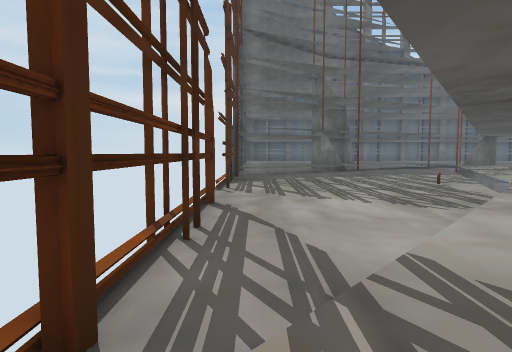
[1] (above)

24 first-person views from a walk through a scene from a Unity 3-D project. The camera is 1.3 m above the floor, tilts 4° down and sees 75° across. The floor is counted in squares, 2 m on a side. Each view is taken from the middle of a square. On the plan, view 1 faces up. The plan holds only what a view shows up to about 10 squares ahead; the rest is blank. The place goes on beyond the plan.

[2]
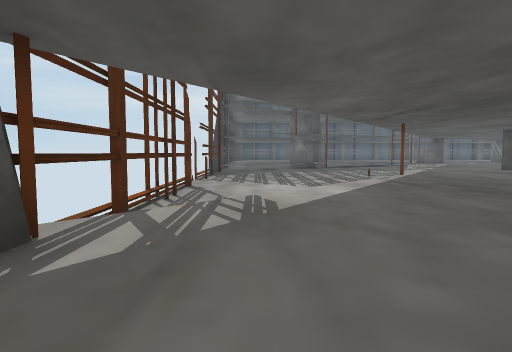

[3]
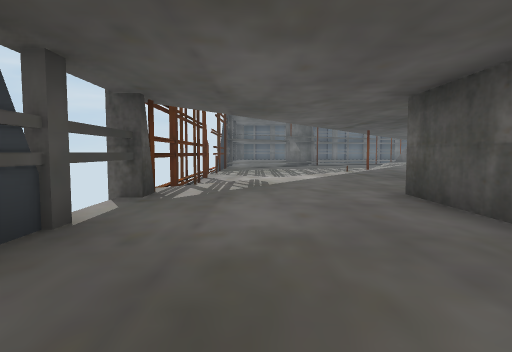

[4]
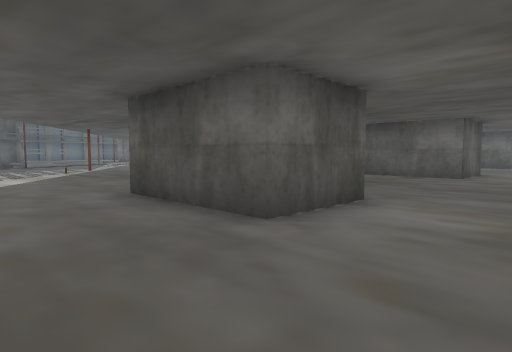

[5]
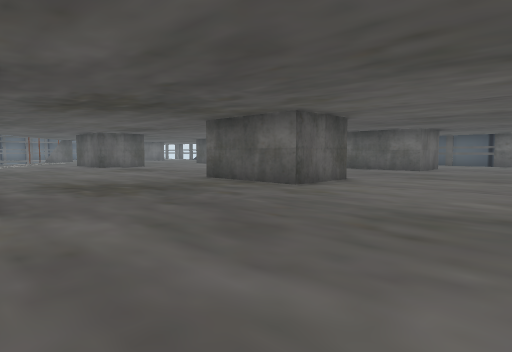

[6]
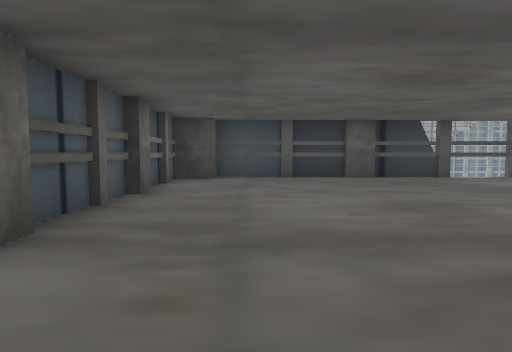

[7]
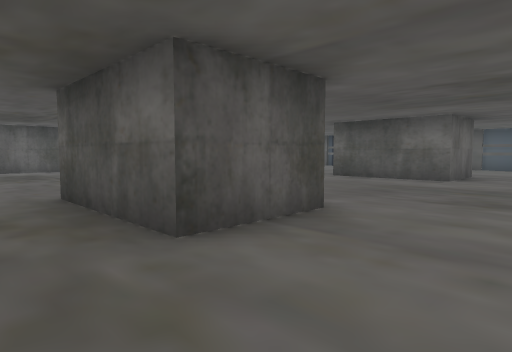

[8]
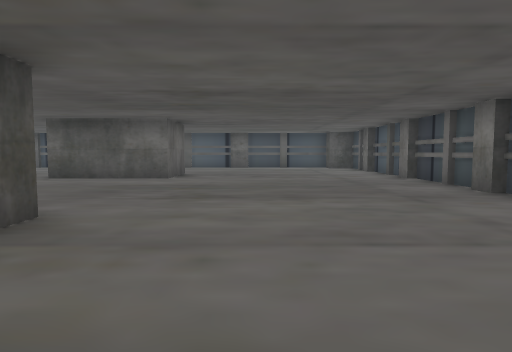

[9]
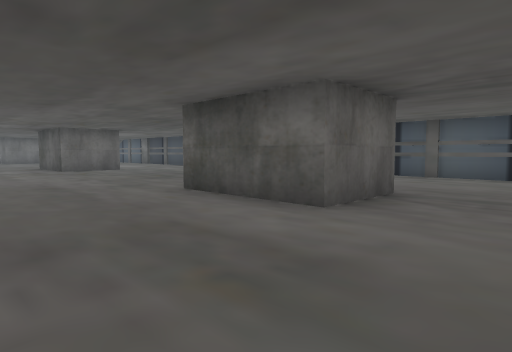

[10]
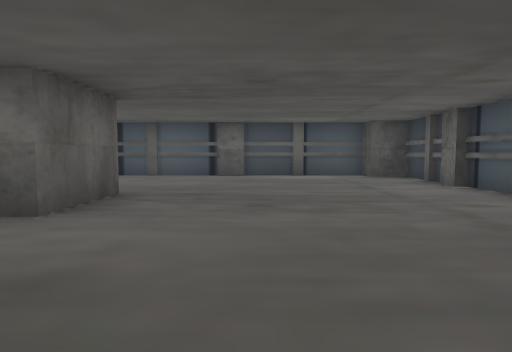

[11]
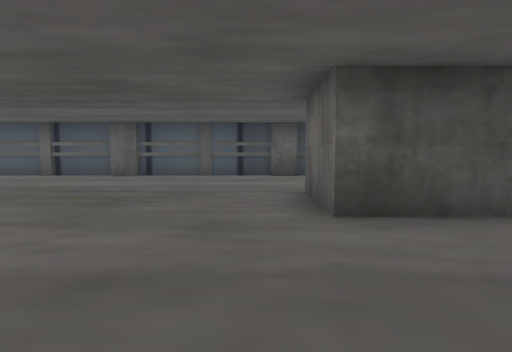

[12]
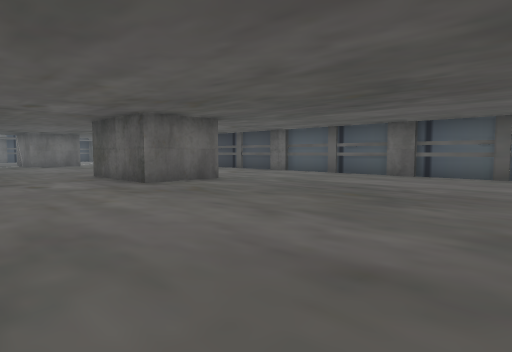

[13]
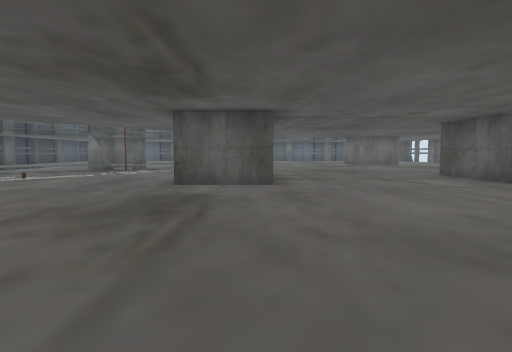

[14]
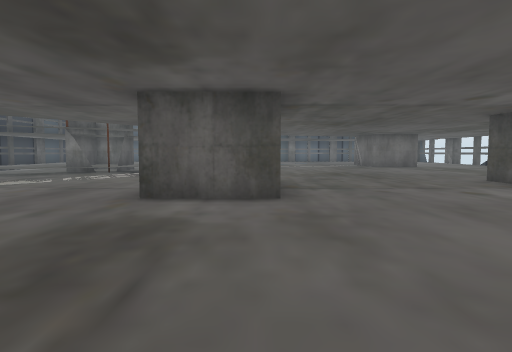

[15]
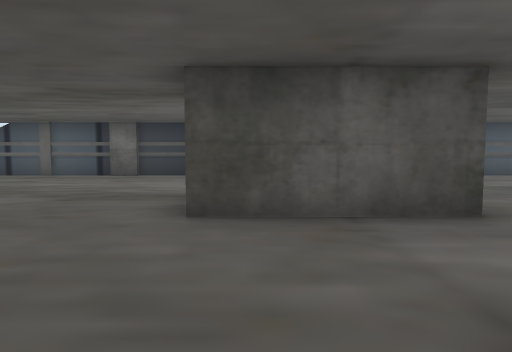

[16]
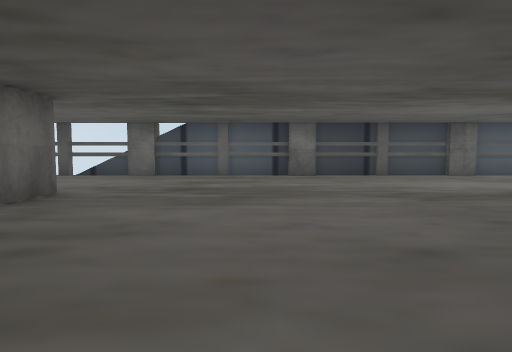

[17]
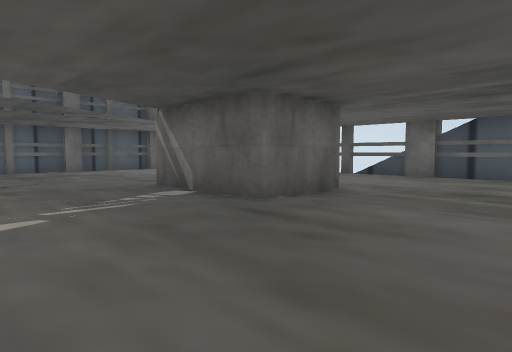

[18]
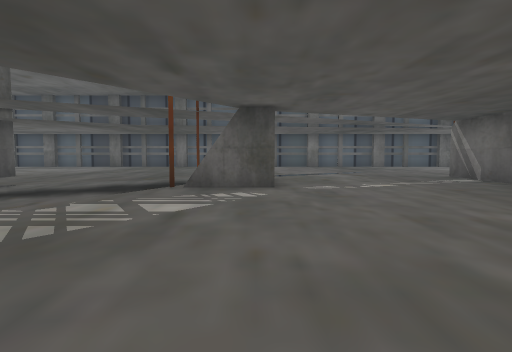

[19]
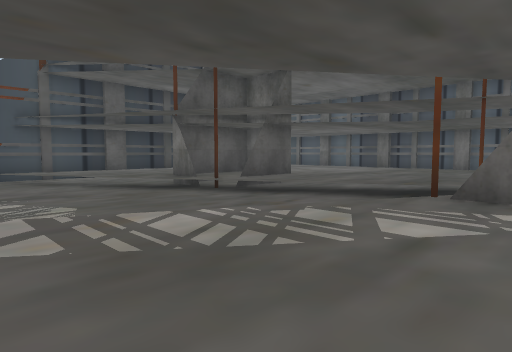

[20]
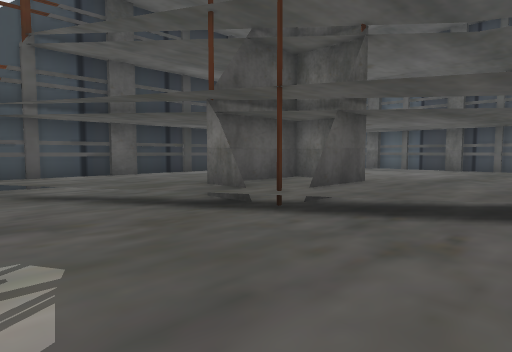

[21]
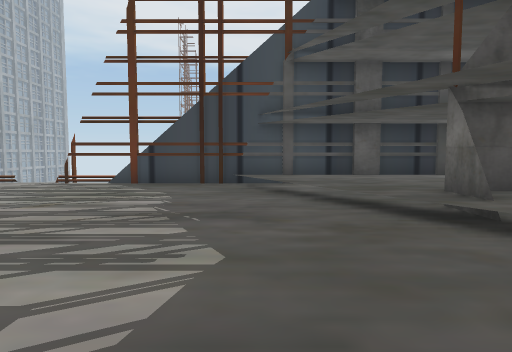

[22]
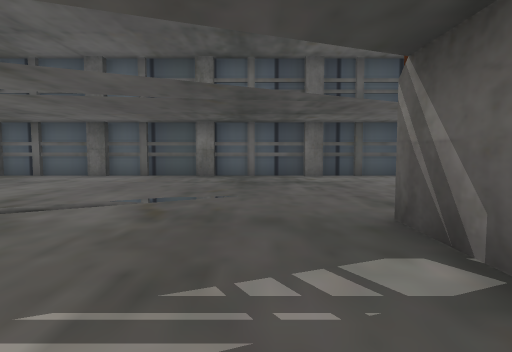

[23]
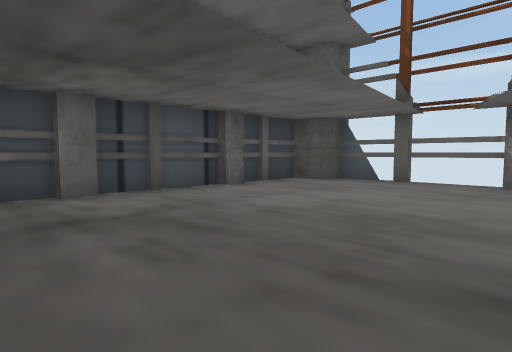

[24]
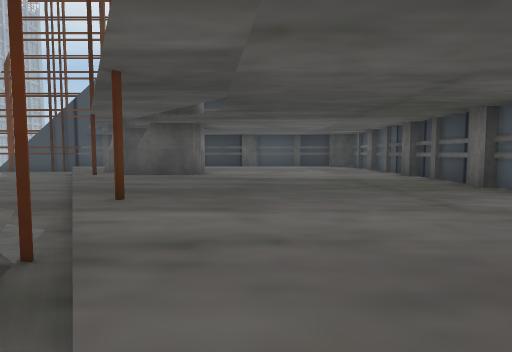

### Floor plan
Key: @ floor where view 1 was taken; # wall or solid block; x gap in a wall; . main floor; - floor 0.5 m lower than the main floor; / step, stairs or slope; v drop or lower ground.
Columns run from 1 left of view 1 to 24 right of it. Each row starts with its distance up from view 1.
 27       ###################
 26       ..................##
 25       ...................#
 24       ...................
 23       ...................
 22       ........../........x
 21       ........//......
 20 #   ###....#///....#
 19 #.. #.#...//v#.....#   ..
 18 #...#..../-- #.....##....#
 17 #...##//---v##...........#
 16 #..../-----..............#
 15 #../------v..............#
 14 #//-------...............#
 13 #--------v...............#
 12 #-------- ...............#
 11 #-------/..  ............#
 10 #-------/..   ...........#
  9 #-------....  .....# ....#
  8  ------ ....  .....#   ..#
  7  -----#.....##.....##....#
  6 #-----/..................#
  5 #----/...................#
  4 #---/....................#
  3 #--/.....................#
  2 #-/......................#
  1  /.... ..................#
  0  @.... ....... ..........#
 -1 x....# .....#   ...##....#
 -2  ....# .....#  ....##   .#
 -3 x....##.....##.....##....#
 -4 #........................#
 -5 #........................#
 -6 #........................#
 -7 #........................#
 -8 #.......... .............#
 -9 ##.......    ...........##
-10  #######       ##########

Where each view was taken, in squares from view 1:
view 1: 0 up, 0 right, facing up
view 2: 3 down, 1 right, facing up
view 3: 6 down, 1 right, facing up
view 4: 6 down, 1 right, facing up-right
view 5: 8 down, 5 right, facing up-right
view 6: 8 down, 8 right, facing left
view 7: 6 down, 9 right, facing up-right
view 8: 6 down, 9 right, facing right
view 9: 6 down, 14 right, facing up-right
view 10: 6 down, 14 right, facing right
view 11: 0 up, 14 right, facing right
view 12: 0 up, 14 right, facing up-right
view 13: 0 up, 12 right, facing up
view 14: 2 up, 12 right, facing up
view 15: 9 up, 14 right, facing right
view 16: 14 up, 14 right, facing right
view 17: 14 up, 14 right, facing up-right
view 18: 11 up, 12 right, facing up
view 19: 12 up, 12 right, facing up-left
view 20: 13 up, 9 right, facing up-left
view 21: 14 up, 9 right, facing left
view 22: 17 up, 16 right, facing up
view 23: 21 up, 16 right, facing up-right
view 24: 22 up, 15 right, facing left
